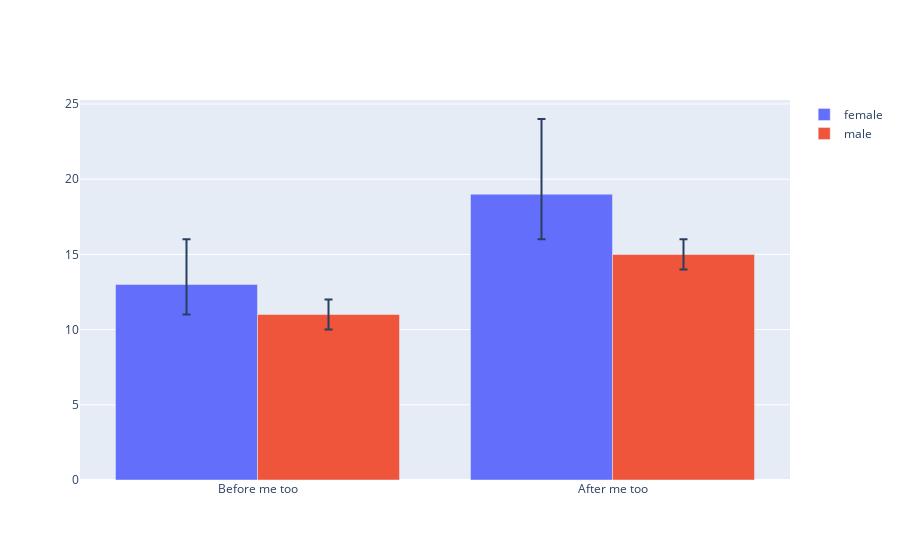

Notebook code for this chart:
### Code cell
fig = go.Figure()
fig.add_trace(go.Bar(
    name='female',
    x=['Before me too', 'After me too'], y=[med_fem_before, med_fem_after],
    error_y=dict(type='data',symmetric = False, array=[sup_val_med_fem_before, sup_val_med_fem_after],arrayminus = [inf_val_med_fem_before,inf_val_med_fem_after])
))
fig.add_trace(go.Bar(
    name='male',
    x=['Before me too', 'After me too'], y=[med_mal_before, med_mal_after],
    error_y=dict(type='data',symmetric = False, array=[sup_val_med_mal_before, sup_val_med_mal_after],arrayminus = [inf_val_med_mal_before,inf_val_med_mal_after])
))
fig.update_layout(barmode='group')
fig.show()

### Figure 1 — Plotly figure (JSON) as saved in the notebook; plotly's stock layout.template omitted (floating-point values rounded to 4 significant figures)
{"data": [{"error_y": {"array": [3, 5], "arrayminus": [2, 3], "symmetric": false, "type": "data"}, "name": "female", "type": "bar", "x": ["Before me too", "After me too"], "y": [13, 19]}, {"error_y": {"array": [1, 1], "arrayminus": [1, 1], "symmetric": false, "type": "data"}, "name": "male", "type": "bar", "x": ["Before me too", "After me too"], "y": [11, 15]}], "layout": {"barmode": "group"}}
